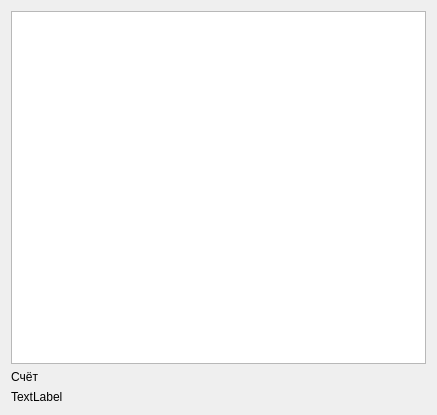
<?xml version="1.0" encoding="UTF-8"?>
<ui version="4.0">
 <class>game_app</class>
 <widget class="QDialog" name="game_app">
  <property name="geometry">
   <rect>
    <x>0</x>
    <y>0</y>
    <width>437</width>
    <height>415</height>
   </rect>
  </property>
  <property name="windowTitle">
   <string>Dialog</string>
  </property>
  <layout class="QGridLayout" name="gridLayout">
   <item row="0" column="0">
    <widget class="QTableWidget" name="table">
     <property name="editTriggers">
      <set>QAbstractItemView::NoEditTriggers</set>
     </property>
     <property name="selectionMode">
      <enum>QAbstractItemView::SingleSelection</enum>
     </property>
     <property name="columnCount">
      <number>1</number>
     </property>
     <attribute name="horizontalHeaderVisible">
      <bool>false</bool>
     </attribute>
     <column/>
    </widget>
   </item>
   <item row="2" column="0">
    <widget class="QLabel" name="label">
     <property name="text">
      <string>TextLabel</string>
     </property>
    </widget>
   </item>
   <item row="1" column="0">
    <widget class="QLabel" name="label_2">
     <property name="text">
      <string>Cчёт</string>
     </property>
    </widget>
   </item>
  </layout>
 </widget>
 <resources/>
 <connections/>
</ui>
